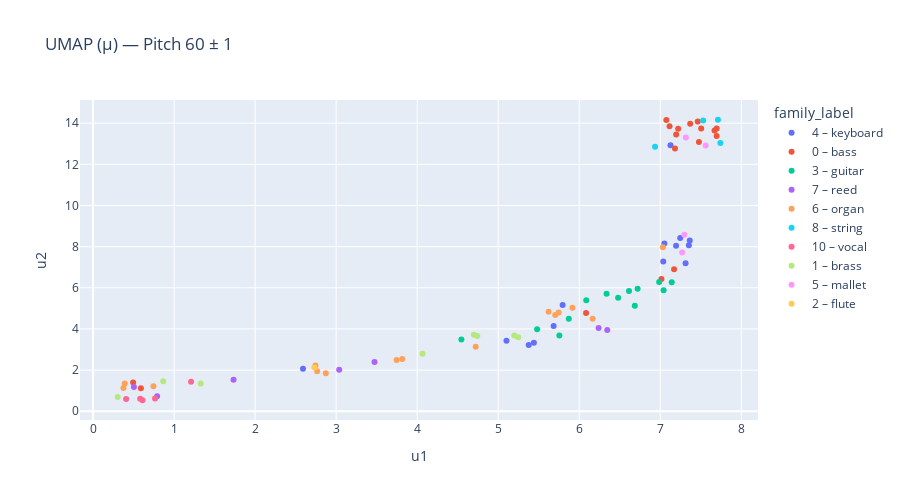

The notebook cell this image was saved under:
### Code cell
import numpy as np
import umap
import plotly.express as px
import pandas as pd

# -----------------------------
# Filter: pitch 60 ± 1
# -----------------------------
PITCH_CENTER = 60
DELTA = 1

mask = np.abs(pitch_all - PITCH_CENTER) <= DELTA

mu_p60 = mu_all[mask]
pitch_p60 = pitch_all[mask]
family_p60 = family_all[mask]
keys_p60 = keys_all[mask]

print("Pitch window:", PITCH_CENTER, "±", DELTA)
print("Samples:", mu_p60.shape[0])
print("Families:", np.unique(family_p60))

# -----------------------------
# UMAP
# -----------------------------
reducer = umap.UMAP(
    n_neighbors=20,
    min_dist=0.1,
    n_components=2,
    random_state=SEED,
)

umap_p60 = reducer.fit_transform(mu_p60)

# -----------------------------
# Family labels (NSynth)
# -----------------------------
NSYNTH_FAMILY_MAP = {
    0: "bass",
    1: "brass",
    2: "flute",
    3: "guitar",
    4: "keyboard",
    5: "mallet",
    6: "organ",
    7: "reed",
    8: "string",
    9: "synth_lead",
    10: "vocal",
}

family_labels = [
    f"{fid} – {NSYNTH_FAMILY_MAP.get(fid, 'unknown')}"
    for fid in family_p60
]

# -----------------------------
# DataFrame for Plotly
# -----------------------------
df_umap = pd.DataFrame({
    "u1": umap_p60[:, 0],
    "u2": umap_p60[:, 1],
    "family": family_p60.astype(int),
    "family_label": family_labels,
    "pitch": pitch_p60.astype(int),
    "key": keys_p60,
})

# -----------------------------
# Plot
# -----------------------------
fig = px.scatter(
    df_umap,
    x="u1",
    y="u2",
    color="family_label",
    hover_data=["key"],
    title="UMAP (μ) — Pitch 60 ± 1",
)

fig.update_layout(
    width=900,
    height=500,
)

fig.show()

### Figure 1 — Plotly figure (JSON) as saved in the notebook; plotly's stock layout.template omitted (floating-point values rounded to 4 significant figures)
{"data": [{"customdata": [["keyboard_acoustic_004-060-025"], ["keyboard_electronic_098-061-050"], ["keyboard_acoustic_004-059-050"], ["keyboard_electronic_098-060-025"], ["keyboard_electronic_003-059-127"], ["keyboard_electronic_001-060-050"], ["keyboard_electronic_001-060-075"], ["keyboard_electronic_003-059-100"], ["keyboard_electronic_098-059-075"], ["keyboard_electronic_001-061-100"], ["keyboard_electronic_003-060-025"], ["keyboard_electronic_002-061-025"], ["keyboard_electronic_078-061-075"], ["keyboard_electronic_003-061-050"]], "hovertemplate": "family_label=4 – keyboard<br>u1=%{x}<br>u2=%{y}<br>key=%{customdata[0]}<extra></extra>", "legendgroup": "4 – keyboard", "marker": {"color": "#636efa", "symbol": "circle"}, "mode": "markers", "name": "4 – keyboard", "orientation": "v", "showlegend": true, "type": "scatter", "x": [7.126, 7.353, 7.312, 7.246, 5.102, 5.795, 5.44, 5.684, 7.037, 5.376, 7.05, 7.195, 2.591, 7.364], "xaxis": "x", "y": [12.93, 8.069, 7.197, 8.416, 3.424, 5.164, 3.331, 4.148, 7.281, 3.216, 8.149, 8.041, 2.067, 8.293], "yaxis": "y"}, {"customdata": [["bass_electronic_025-061-050"], ["bass_electronic_027-059-100"], ["bass_synthetic_098-060-100"], ["bass_electronic_027-060-127"], ["bass_synthetic_033-060-050"], ["bass_synthetic_033-061-127"], ["bass_synthetic_033-061-025"], ["bass_electronic_027-059-127"], ["bass_synthetic_068-061-025"], ["bass_electronic_027-061-100"], ["bass_synthetic_134-059-127"], ["bass_synthetic_134-060-025"], ["bass_synthetic_009-059-127"], ["bass_synthetic_098-059-050"], ["bass_synthetic_098-059-075"], ["bass_synthetic_009-060-127"], ["bass_electronic_027-061-075"]], "hovertemplate": "family_label=0 – bass<br>u1=%{x}<br>u2=%{y}<br>key=%{customdata[0]}<extra></extra>", "legendgroup": "0 – bass", "marker": {"color": "#EF553B", "symbol": "circle"}, "mode": "markers", "name": "0 – bass", "orientation": "v", "showlegend": true, "type": "scatter", "x": [7.369, 7.696, 7.463, 7.67, 7.015, 6.084, 7.17, 7.505, 7.696, 7.196, 7.181, 7.477, 0.4942, 7.075, 7.115, 0.59, 7.221], "xaxis": "x", "y": [13.97, 13.75, 14.08, 13.64, 6.423, 4.775, 6.898, 13.74, 13.38, 13.45, 12.77, 13.08, 1.404, 14.15, 13.85, 1.114, 13.73], "yaxis": "y"}, {"customdata": [["guitar_electronic_028-061-127"], ["guitar_acoustic_010-059-050"], ["guitar_acoustic_021-061-127"], ["guitar_acoustic_014-061-025"], ["guitar_acoustic_014-059-025"], ["guitar_acoustic_021-061-100"], ["guitar_acoustic_010-061-050"], ["guitar_acoustic_021-060-127"], ["guitar_acoustic_010-061-100"], ["guitar_acoustic_015-061-050"], ["guitar_electronic_022-059-127"], ["guitar_electronic_028-060-127"], ["guitar_acoustic_015-059-127"]], "hovertemplate": "family_label=3 – guitar<br>u1=%{x}<br>u2=%{y}<br>key=%{customdata[0]}<extra></extra>", "legendgroup": "3 – guitar", "marker": {"color": "#00cc96", "symbol": "circle"}, "mode": "markers", "name": "3 – guitar", "orientation": "v", "showlegend": true, "type": "scatter", "x": [6.48, 6.72, 5.48, 7.041, 5.871, 6.686, 6.614, 5.755, 4.546, 7.142, 6.086, 6.337, 6.986], "xaxis": "x", "y": [5.516, 5.958, 3.983, 5.886, 4.492, 5.125, 5.845, 3.681, 3.49, 6.275, 5.394, 5.714, 6.282], "yaxis": "y"}, {"customdata": [["reed_acoustic_011-060-100"], ["reed_acoustic_018-060-100"], ["reed_acoustic_023-059-075"], ["reed_acoustic_011-061-127"], ["reed_acoustic_023-059-050"], ["reed_acoustic_037-061-025"], ["reed_acoustic_037-060-075"]], "hovertemplate": "family_label=7 – reed<br>u1=%{x}<br>u2=%{y}<br>key=%{customdata[0]}<extra></extra>", "legendgroup": "7 – reed", "marker": {"color": "#ab63fa", "symbol": "circle"}, "mode": "markers", "name": "7 – reed", "orientation": "v", "showlegend": true, "type": "scatter", "x": [0.5041, 1.734, 6.345, 0.7901, 6.238, 3.473, 3.038], "xaxis": "x", "y": [1.177, 1.532, 3.947, 0.7299, 4.051, 2.4, 2.012], "yaxis": "y"}, {"customdata": [["organ_electronic_104-059-025"], ["organ_electronic_001-061-127"], ["organ_electronic_104-061-075"], ["organ_electronic_113-059-127"], ["organ_electronic_007-061-075"], ["organ_electronic_028-060-127"], ["organ_electronic_113-059-100"], ["organ_electronic_007-059-050"], ["organ_electronic_104-061-050"], ["organ_electronic_113-061-100"], ["organ_electronic_028-061-025"], ["organ_electronic_104-060-127"], ["organ_electronic_007-060-050"], ["organ_electronic_113-061-050"], ["organ_electronic_057-059-025"]], "hovertemplate": "family_label=6 – organ<br>u1=%{x}<br>u2=%{y}<br>key=%{customdata[0]}<extra></extra>", "legendgroup": "6 – organ", "marker": {"color": "#FFA15A", "symbol": "circle"}, "mode": "markers", "name": "6 – organ", "orientation": "v", "showlegend": true, "type": "scatter", "x": [5.745, 5.916, 5.704, 2.873, 0.7449, 2.765, 2.744, 0.3913, 6.166, 3.816, 7.032, 5.622, 0.3748, 3.746, 4.722], "xaxis": "x", "y": [4.805, 5.031, 4.683, 1.843, 1.215, 1.945, 2.219, 1.345, 4.491, 2.542, 7.966, 4.838, 1.132, 2.487, 3.136], "yaxis": "y"}, {"customdata": [["string_acoustic_056-060-050"], ["string_acoustic_014-060-100"], ["string_acoustic_056-061-025"], ["string_acoustic_014-060-127"]], "hovertemplate": "family_label=8 – string<br>u1=%{x}<br>u2=%{y}<br>key=%{customdata[0]}<extra></extra>", "legendgroup": "8 – string", "marker": {"color": "#19d3f3", "symbol": "circle"}, "mode": "markers", "name": "8 – string", "orientation": "v", "showlegend": true, "type": "scatter", "x": [6.936, 7.741, 7.712, 7.529], "xaxis": "x", "y": [12.86, 13.04, 14.17, 14.13], "yaxis": "y"}, {"customdata": [["vocal_synthetic_003-059-127"], ["vocal_synthetic_003-061-100"], ["vocal_synthetic_003-060-127"], ["vocal_acoustic_000-060-127"], ["vocal_synthetic_003-061-127"]], "hovertemplate": "family_label=10 – vocal<br>u1=%{x}<br>u2=%{y}<br>key=%{customdata[0]}<extra></extra>", "legendgroup": "10 – vocal", "marker": {"color": "#FF6692", "symbol": "circle"}, "mode": "markers", "name": "10 – vocal", "orientation": "v", "showlegend": true, "type": "scatter", "x": [0.4075, 0.6092, 0.7646, 1.21, 0.5815], "xaxis": "x", "y": [0.5984, 0.5357, 0.624, 1.435, 0.6048], "yaxis": "y"}, {"customdata": [["brass_acoustic_015-060-050"], ["brass_acoustic_015-060-075"], ["brass_acoustic_015-061-100"], ["brass_acoustic_015-061-127"], ["brass_acoustic_006-059-025"], ["brass_acoustic_046-059-050"], ["brass_acoustic_015-059-100"], ["brass_acoustic_016-059-050"]], "hovertemplate": "family_label=1 – brass<br>u1=%{x}<br>u2=%{y}<br>key=%{customdata[0]}<extra></extra>", "legendgroup": "1 – brass", "marker": {"color": "#B6E880", "symbol": "circle"}, "mode": "markers", "name": "1 – brass", "orientation": "v", "showlegend": true, "type": "scatter", "x": [5.198, 5.248, 4.742, 4.7, 1.328, 0.865, 4.065, 0.3032], "xaxis": "x", "y": [3.685, 3.599, 3.655, 3.721, 1.346, 1.461, 2.8, 0.6914], "yaxis": "y"}, {"customdata": [["mallet_acoustic_062-059-025"], ["mallet_acoustic_062-060-075"], ["mallet_acoustic_056-061-127"], ["mallet_acoustic_062-061-127"]], "hovertemplate": "family_label=5 – mallet<br>u1=%{x}<br>u2=%{y}<br>key=%{customdata[0]}<extra></extra>", "legendgroup": "5 – mallet", "marker": {"color": "#FF97FF", "symbol": "circle"}, "mode": "markers", "name": "5 – mallet", "orientation": "v", "showlegend": true, "type": "scatter", "x": [7.316, 7.297, 7.56, 7.27], "xaxis": "x", "y": [13.3, 8.575, 12.92, 7.71], "yaxis": "y"}, {"customdata": [["flute_synthetic_000-059-075"]], "hovertemplate": "family_label=2 – flute<br>u1=%{x}<br>u2=%{y}<br>key=%{customdata[0]}<extra></extra>", "legendgroup": "2 – flute", "marker": {"color": "#FECB52", "symbol": "circle"}, "mode": "markers", "name": "2 – flute", "orientation": "v", "showlegend": true, "type": "scatter", "x": [2.731], "xaxis": "x", "y": [2.126], "yaxis": "y"}], "layout": {"height": 500, "legend": {"title": {"text": "family_label"}, "tracegroupgap": 0}, "title": {"text": "UMAP (μ) — Pitch 60 ± 1"}, "width": 900, "xaxis": {"anchor": "y", "domain": [0, 1], "title": {"text": "u1"}}, "yaxis": {"anchor": "x", "domain": [0, 1], "title": {"text": "u2"}}}}
